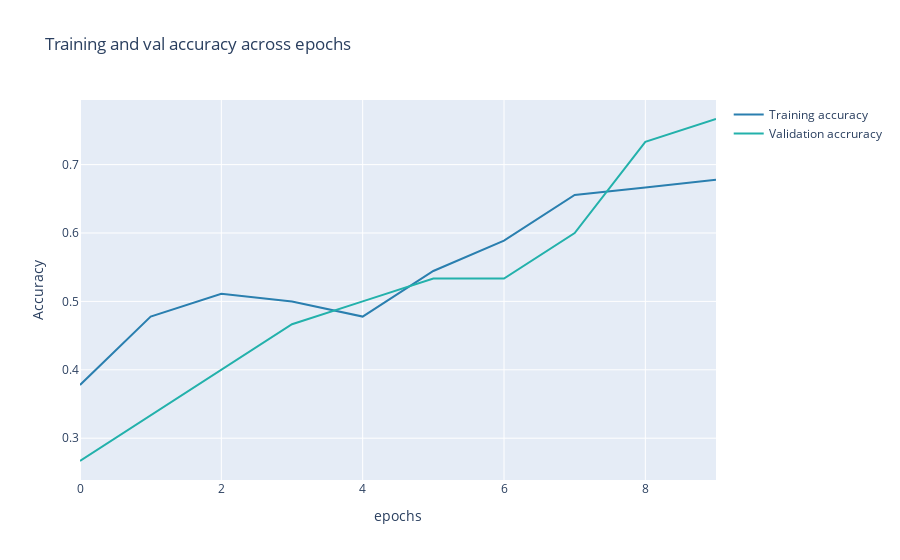

The notebook cell this image was saved under:
### Code cell
from plotly import graph_objects as go
fig = go.Figure(data=[
                      go.Scatter(
                          y=history.history["sparse_categorical_accuracy"],
                          name="Training accuracy",
                          mode="lines",
                          marker=dict(
                              color=color_chart[4]
                          )),
                      go.Scatter(
                          y=history.history["val_sparse_categorical_accuracy"],
                          name="Validation accruracy",
                          mode="lines",
                          marker=dict(
                              color=color_chart[5]
                          ))
])
fig.update_layout(
    title='Training and val accuracy across epochs',
    xaxis_title='epochs',
    yaxis_title='Accuracy'    
)
fig.show()

### Figure 1 — Plotly figure (JSON) as saved in the notebook; plotly's stock layout.template omitted (floating-point values rounded to 4 significant figures)
{"data": [{"marker": {"color": "#2A7FAF"}, "mode": "lines", "name": "Training accuracy", "type": "scatter", "y": [0.3778, 0.4778, 0.5111, 0.5, 0.4778, 0.5444, 0.5889, 0.6556, 0.6667, 0.6778]}, {"marker": {"color": "#23B1AB"}, "mode": "lines", "name": "Validation accruracy", "type": "scatter", "y": [0.2667, 0.3333, 0.4, 0.4667, 0.5, 0.5333, 0.5333, 0.6, 0.7333, 0.7667]}], "layout": {"title": {"text": "Training and val accuracy across epochs"}, "xaxis": {"title": {"text": "epochs"}}, "yaxis": {"title": {"text": "Accuracy"}}}}
